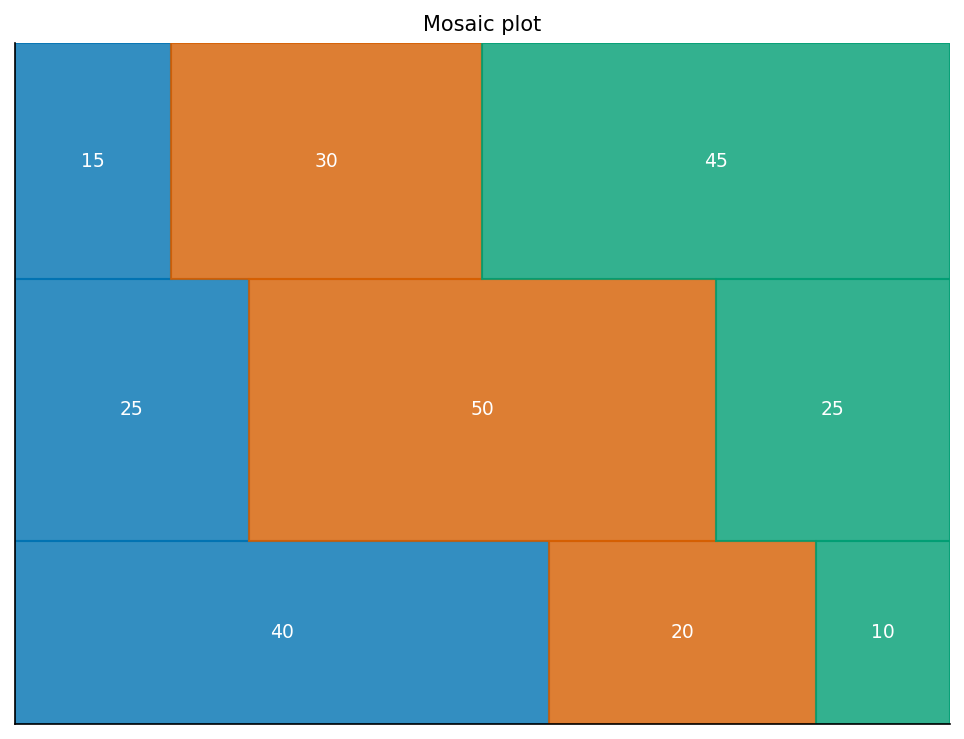

Python code for this plot:
"""mosaic_plot: 马赛克图（列联表可视化）."""
import sys, os; sys.path.insert(0, os.path.join(os.path.dirname(os.path.abspath(__file__)), '..', '..', '_utils', 'python'))
import numpy as np
import matplotlib.pyplot as plt
from theme import apply_theme
from palette import cycle

def make_figure(title='Mosaic plot'):
    apply_theme(fig_size=(6.5, 5))
    M = np.array([[40, 20, 10], [25, 50, 25], [15, 30, 45]], dtype=float)
    rowS = M.sum(1); total = M.sum()
    fig, ax = plt.subplots()
    y0 = 0
    for i in range(3):
        h = rowS[i] / total
        x0 = 0
        for j in range(3):
            w = M[i, j] / rowS[i]
            ax.add_patch(plt.Rectangle((x0, y0), w, h, color=cycle(j), alpha=0.8, edgecolor='w'))
            ax.text(x0 + w/2, y0 + h/2, f'{int(M[i,j])}', ha='center', va='center', color='white')
            x0 += w
        y0 += h
    ax.set_xlim(0, 1); ax.set_ylim(0, 1)
    ax.set_xticks([]); ax.set_yticks([])
    ax.set_title(title)
    fig.tight_layout()
    return fig

if __name__ == '__main__':
    fig = make_figure(); fig.savefig(__file__.replace('.py', '.png'), dpi=150)
